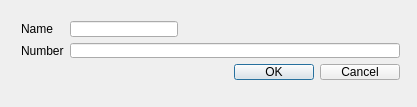
<?xml version="1.0" encoding="UTF-8"?>
<ui version="4.0">
 <class>Dialog</class>
 <widget class="QDialog" name="Dialog">
  <property name="windowModality">
   <enum>Qt::NonModal</enum>
  </property>
  <property name="geometry">
   <rect>
    <x>0</x>
    <y>0</y>
    <width>417</width>
    <height>107</height>
   </rect>
  </property>
  <property name="windowTitle">
   <string>Dialog</string>
  </property>
  <widget class="QWidget" name="formLayoutWidget">
   <property name="geometry">
    <rect>
     <x>10</x>
     <y>10</y>
     <width>401</width>
     <height>81</height>
    </rect>
   </property>
   <layout class="QFormLayout" name="formLayout">
    <item row="0" column="0">
     <widget class="QLabel" name="labelName">
      <property name="text">
       <string>Name</string>
      </property>
     </widget>
    </item>
    <item row="1" column="0">
     <widget class="QLabel" name="labelNumber">
      <property name="text">
       <string>Number</string>
      </property>
     </widget>
    </item>
    <item row="0" column="1">
     <widget class="QLineEdit" name="lineEditName">
      <property name="sizePolicy">
       <sizepolicy hsizetype="Maximum" vsizetype="Maximum">
        <horstretch>100</horstretch>
        <verstretch>0</verstretch>
       </sizepolicy>
      </property>
     </widget>
    </item>
    <item row="1" column="1">
     <widget class="QLineEdit" name="lineEditNumber"/>
    </item>
    <item row="2" column="1">
     <widget class="QDialogButtonBox" name="buttonBox">
      <property name="standardButtons">
       <set>QDialogButtonBox::Cancel|QDialogButtonBox::Ok</set>
      </property>
     </widget>
    </item>
   </layout>
  </widget>
 </widget>
 <layoutdefault spacing="6" margin="11"/>
 <tabstops>
  <tabstop>lineEditName</tabstop>
  <tabstop>lineEditNumber</tabstop>
 </tabstops>
 <resources/>
 <connections>
  <connection>
   <sender>buttonBox</sender>
   <signal>accepted()</signal>
   <receiver>Dialog</receiver>
   <slot>accept()</slot>
   <hints>
    <hint type="sourcelabel">
     <x>326</x>
     <y>66</y>
    </hint>
    <hint type="destinationlabel">
     <x>317</x>
     <y>83</y>
    </hint>
   </hints>
  </connection>
  <connection>
   <sender>buttonBox</sender>
   <signal>rejected()</signal>
   <receiver>Dialog</receiver>
   <slot>reject()</slot>
   <hints>
    <hint type="sourcelabel">
     <x>382</x>
     <y>69</y>
    </hint>
    <hint type="destinationlabel">
     <x>382</x>
     <y>89</y>
    </hint>
   </hints>
  </connection>
 </connections>
</ui>
